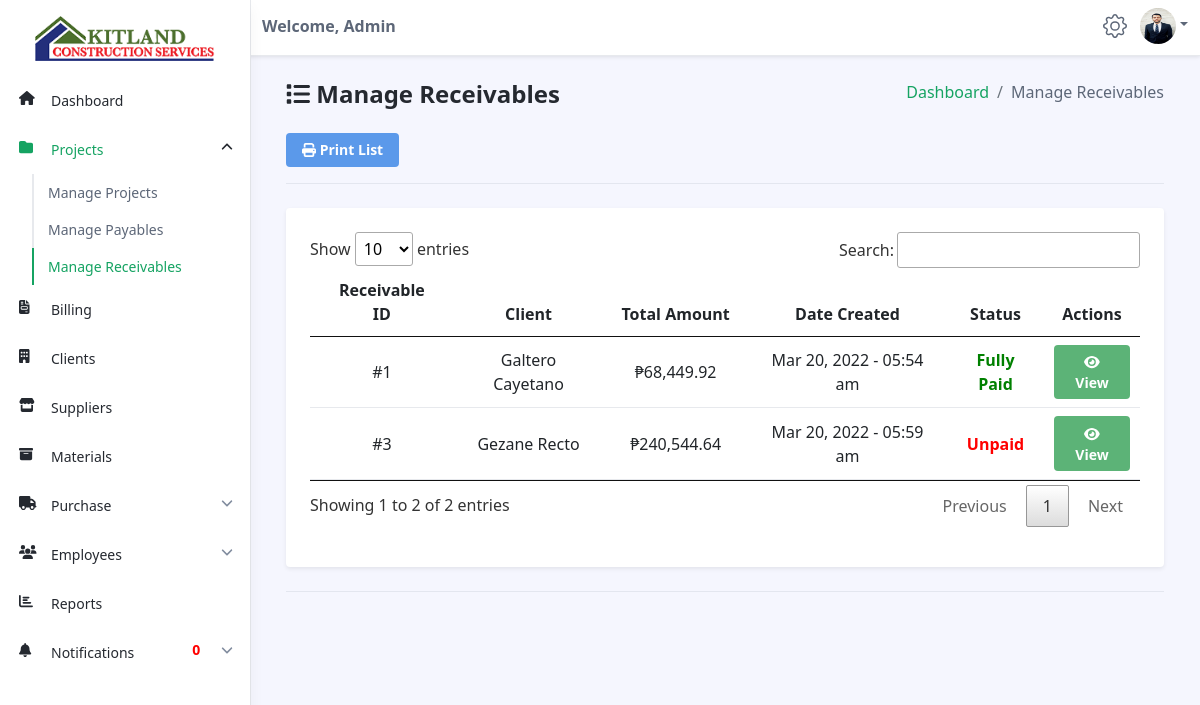
Page /admin/manage-receivables.php (signed in) on the earlier database version.
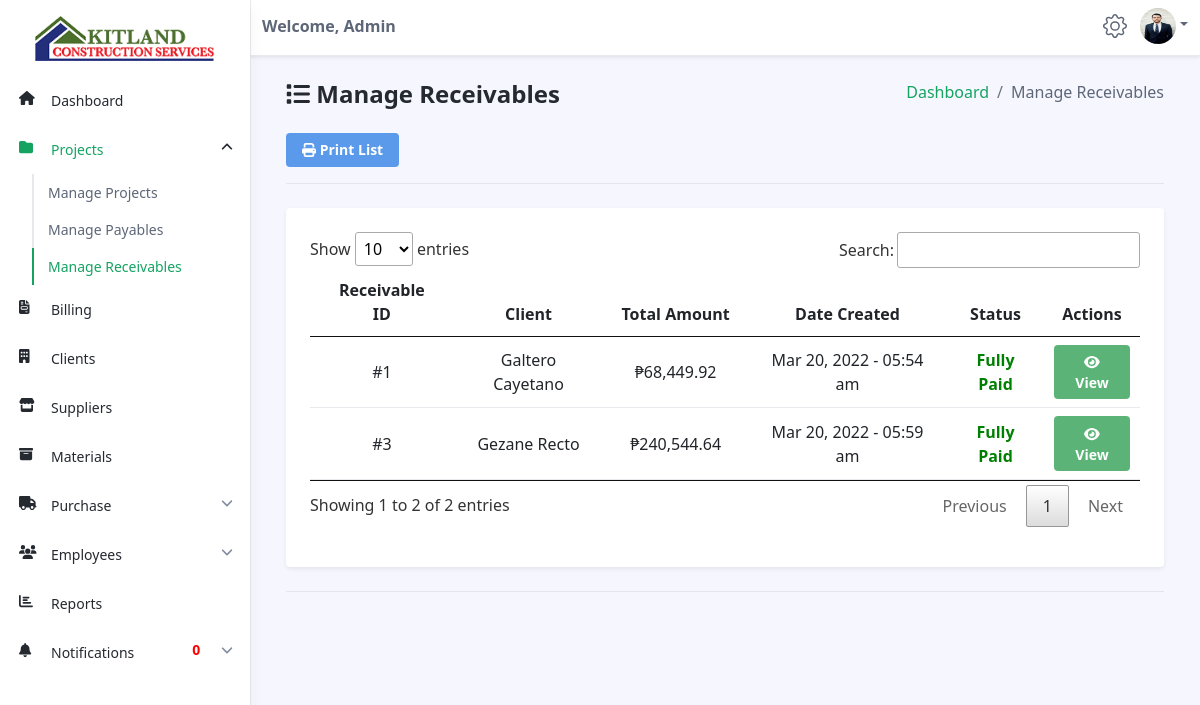
Same page on the later database version.
### tables this page shows
CREATE TABLE `receivables` (
  `id` int(11) NOT NULL,
  `invoice_id` varchar(255) NOT NULL,
  `client_name` varchar(255) NOT NULL,
  `total_invoice` decimal(13,2) NOT NULL,
  `total_remaining` decimal(13,2) NOT NULL,
  `receivable_status` varchar(255) NOT NULL,
  `receivable_date_added` datetime NOT NULL DEFAULT current_timestamp(),
  `receivable_date_received` datetime NOT NULL
);

### admin/manage-receivables.php (the view, shortened to what this page needs)
<?php
include('../connections/config.php');
?>
<!DOCTYPE html>
<!DOCTYPE html>
<html lang="en">
<head>
	<link id="theme-style" rel="stylesheet" href="dataTables/jquery.dataTables.min.css">
	<link id="theme-style" rel="stylesheet" href="assets/css/portal.css">
	<link rel="stylesheet" href="../assets/css/style.css" />
</head>
<body class="app">
	<?php $page = 'receivable';
	include('navbar.php'); ?>
	<div class="app-wrapper">
		<div class="app-content pt-3 p-md-3 p-lg-4">
			<div class="container-xl">
				<ol class="breadcrumb mb-4" style="float:right">
					<li class="breadcrumb-item"><a href="dashboard.php">Dashboard</a></li>
					<li class="breadcrumb-item">Manage Receivables</li>
				</ol>
				<h1 class="app-page-title"><span class="nav-icon"><i class="fa fa-list"></i></span> Manage Receivables</h1>
				<a href="print-receivables.php" target="blank" class="btn app-btn btn-info" style="color:white"><i class=" fa fa-print"></i> Print List</a>
				<hr class="mb-4">
				<div class="row g-4 settings-section">
					<div class="col-12 col-md-12">
						<div class="app-card app-card-settings shadow-sm p-4">
							<div class="app-card-body">
								<form class="settings-form">
									<div class="mb-3">
										<table id="myTable" class="table app-table-hover mb-0 text-center">
											<thead>
												<tr>
													<th class="cell">Receivable ID</th>
													<th class="cell">Client</th>
													<th class="cell">Total Amount</th>
													<th class="cell">Date Created</th>
													<th class="cell">Status</th>
													<th class="cell">Actions</th>
												</tr>
											</thead>
											<tbody>
												<?php
												$sql = "SELECT * FROM receivables WHERE total_invoice != '' ";
												$result = mysqli_query($conn, $sql);
												$count = mysqli_num_rows($result);
												if ($count > 0) {
													while ($row = mysqli_fetch_assoc($result)) {
														$id = $row['id'];
														$invoice_id = $row['invoice_id'];
														$client_name = $row['client_name'];
														$receivable_date_added = $row['receivable_date_added'];
														$total_invoice = $row['total_invoice'];
														$receivable_status = $row['receivable_status'];
												?>
														<tr>
															<td class="cell" style="padding-top:0.5em">#<?php echo $invoice_id; ?></td>
															<td class="cell" style="padding-top:0.5em"><?php echo $client_name; ?></td>
															<td class="cell" style="padding-top:0.5em">₱<?php echo number_format($total_invoice, 2, '.', ','); ?></td>
															<td class="cell" style="padding-top:0.5em"><?php echo date("M d, Y - h:i a", strtotime($receivable_date_added)); ?></td>
															<?php
															if ($receivable_status == "Unpaid") {
															?>
																<td class="cell" style="padding-top:0.5em; font-weight:bold; color:red">Unpaid</td>
															<?php } else if ($receivable_status == "Partial") {
															?>
																<td class="cell" style="padding-top:0.5em; font-weight:bold; color:blue">Partially Paid</td>
															<?php } else if ($receivable_status == "Paid") {
															?>
																<td class="cell" style="padding-top:0.5em; font-weight:bold; color:green">Fully Paid</td>
															<?php
															}
															?>
															<td class="cell" style="padding-top:0.5em"><a href="receivable-details.php?ID=<?php echo $id; ?>" class="btn app-btn btn-success" style="color:white"><i class="fa fa-eye"></i> View</a></td>
														</tr>
												<?php
													}
												} else {
													echo "<script>alert('No Invoices Found!')</script>";
												}
												?>
											</tbody>
										</table>
									</div>
								</form>
							</div>
						</div>
					</div>
				</div>
				<hr class="my-4">
			</div>
		</div>
	</div>
</body>
</html>

Differences in the rows shown:
changed receivables "Gezane Recto": receivable_status "Unpaid" → "Fully Paid"
